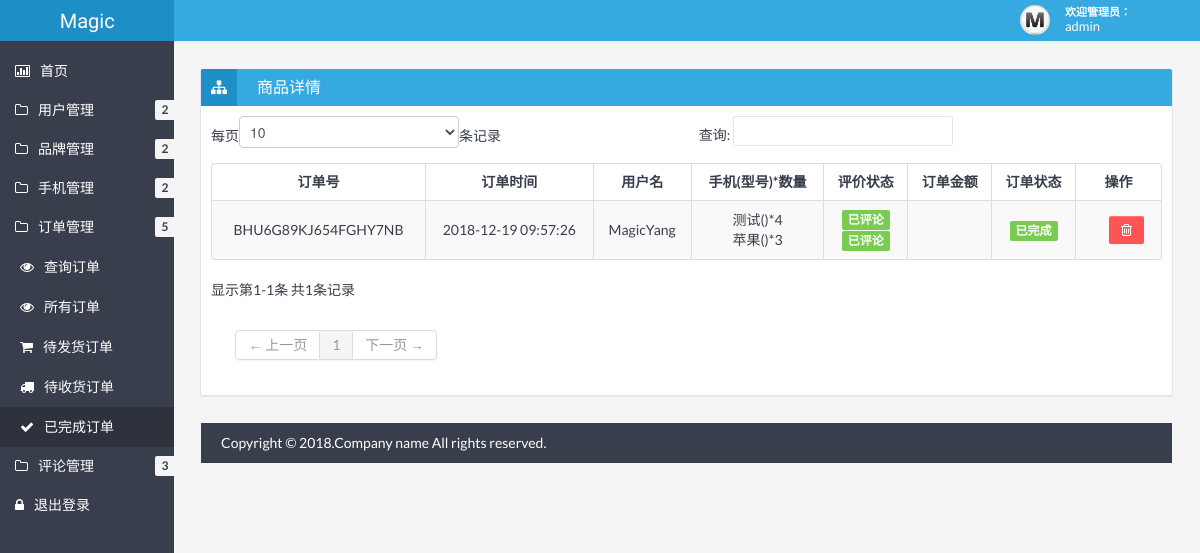
Before: /admin/showOrder.php?method=check&state=2 (signed in) with the older database file.
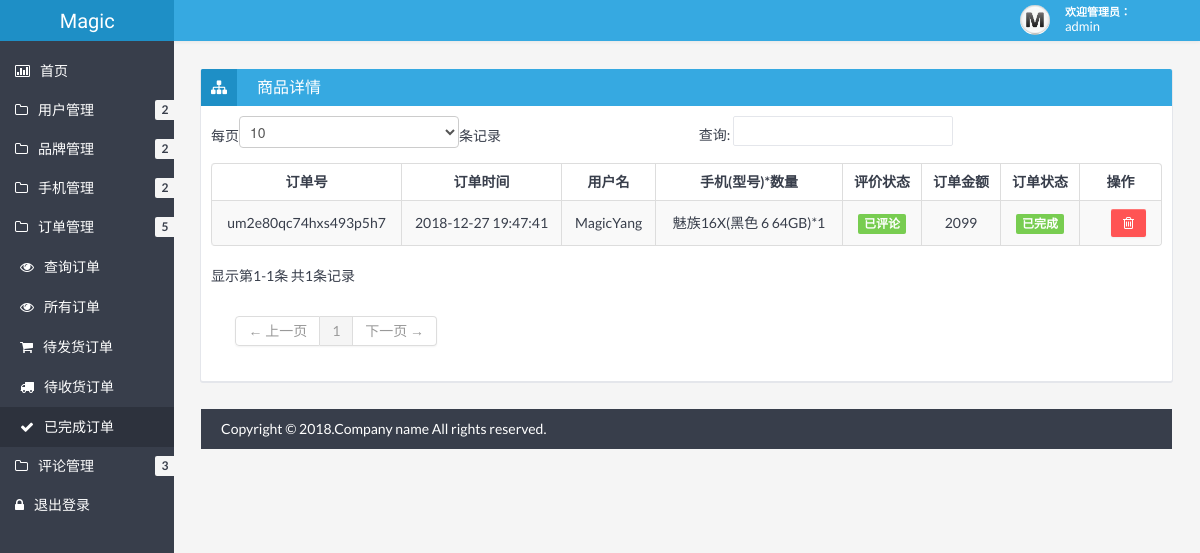
After: the same page with the newer database file.
### tables this page shows
CREATE TABLE `orders` (
  `oid` varchar(20) NOT NULL COMMENT '订单号',
  `odate` datetime NOT NULL COMMENT '订单产生时间',
  `uid` int(11) NOT NULL COMMENT '用户id',
  `goodslist` mediumtext NOT NULL COMMENT '商品列表｛gid：商品id，gnum：购买商品数量｝',
  `state` tinyint(1) NOT NULL COMMENT '订单状态',
  `money` double NOT NULL COMMENT '订单总金额',
  `aid` int(11) DEFAULT NULL COMMENT '地址id',
  PRIMARY KEY (`oid`),
  KEY `uid` (`uid`),
  KEY `aid` (`aid`),
  CONSTRAINT `orders_ibfk_1` FOREIGN KEY (`uid`) REFERENCES `user` (`uid`),
  CONSTRAINT `orders_ibfk_2` FOREIGN KEY (`aid`) REFERENCES `address` (`aid`)
);

CREATE TABLE `user` (
  `uid` int(11) NOT NULL AUTO_INCREMENT COMMENT '用户id',
  `uname` varchar(20) DEFAULT NULL COMMENT '用户名',
  `password` varchar(20) DEFAULT NULL COMMENT '密码',
  `phone` varchar(13) DEFAULT NULL COMMENT '手机号',
  `email` varchar(30) DEFAULT NULL COMMENT '邮箱',
  `state` tinyint(4) DEFAULT '1' COMMENT '状态',
  `level` tinyint(4) DEFAULT '0' COMMENT '权限',
  PRIMARY KEY (`uid`)
);

CREATE TABLE `goods` (
  `gid` int(11) NOT NULL AUTO_INCREMENT COMMENT '商品id',
  `gname` varchar(20) NOT NULL COMMENT '商品名称',
  `introduction` varchar(100) NOT NULL COMMENT '商品详情',
  `picture` varchar(100) NOT NULL DEFAULT '\\php\\admin\\img\\goods\\default.jpg' COMMENT '商品图片地址',
  `cid` int(11) NOT NULL COMMENT '商品类别',
  `type` mediumtext NOT NULL COMMENT '商品型号',
  PRIMARY KEY (`gid`)
);

### admin/showOrder.php (the view, shortened to what this page needs)
<?php
	include "checkLogin.php";
    $con = mysql_connect("118.89.24.240","php","123456");
    if(isset($_GET['method'])){
    	if($_GET['method']=="check"){
    		if($_GET['state']==3){
    		  $sql = 'select * from orders';
    		  $res = mysql_query($sql,$con);
    		}else{
    		  $sql = 'select * from orders where state='.$_GET['state'];
    		  $res = mysql_query($sql,$con);
    		}
    	}
    }
 ?>
<!DOCTYPE html>
<html lang="en">
<head>
	<link href="css/bootstrap.min.css" rel="stylesheet" />
	<link href="css/bootstrap-responsive.min.css" rel="stylesheet" />
	<link href="css/style.min.css" rel="stylesheet" />
	<link href="css/style-responsive.min.css" rel="stylesheet" />
	<link href="css/retina.css" rel="stylesheet" />
<meta http-equiv="Content-Type" content="text/html; charset=utf-8" /></head>
<body>
		<?php include "header.php" ?>
		<div class="container-fluid-full">
		<div class="row-fluid">
			<?php include "banner.php" ?>
			<div id="content" class="span10">
			<div class="row-fluid">
				<div class="box span12">
					<div class="box-header" data-original-title="">
						<h2><i class="icon-sitemap"></i><span class="break"></span>商品详情</h2>
					</div>
					<div class="box-content">
						<table class="table table-striped table-bordered bootstrap-datatable datatable">
						  <thead>
							  <tr>
							  	  <th style="text-align:center;">订单号</th>
							 	  <th style="text-align:center;">订单时间</th>
							  	  <th style="text-align:center;">用户名</th>
							  	  <th style="text-align:center;">手机(型号)*数量</th>
							  	  <th style="text-align:center;">评价状态</th>
								  <th style="text-align:center;">订单金额</th>
								  <th style="text-align:center;">订单状态</th>
								  <th style="text-align:center;">操作</th>
							  </tr>
						  </thead>
						  <tbody>
						  <?php
						  while ($row = mysql_fetch_assoc($res)){
						  	if($row['state']==0){
						  		$tip="label-important";
						  		$state="待发货";
						  	}else if($row['state']==1){
						  		$tip="label-warning";
						  		$state="待收货";
						  	}else{
						  		$tip="label-success";
						  		$state="已完成";
						  	}
							$json_url = $row['goodslist'];
							$goodslist = URLdecode($json_url);
						    $json_data = json_decode($goodslist);
							$item_num = count($json_data);
						    $order = array();
						    foreach((array)$json_data as $item){
						    	$sqls = 'select * from goods where gid = '.$item->gid;
						    	$ress = mysql_query($sqls);
						    	$rows = mysql_fetch_assoc($ress);
						    	if($item->check==0){
						    		$check = '已评论';
						    		$tip2 = 'label-success';
						    	}
						    	else{
						    		$check = '未评论';
						    		$tip2 = 'label-important';
						    	}
							    $goods = array(
							        'gname' => $rows['gname'],
							        'gnum' => $item->gnum,
							        'type' => $item->type,
							        'check' => $check,
							        'tip' => $tip2
						    	);
							    array_push($order,$goods);
							}
						  		$uid = $row['uid'];
								$sqls = 'select * from user where uid = '.$uid;
							    		$ress = mysql_query($sqls);
							    		$rows = mysql_fetch_assoc($ress);
							    $uname = $rows['uname'];
							    $oid = $row['oid'];
								$odate = $row['odate'];
								$money = $row['money'];
						  	echo '
							<tr>
								<td style="text-align:center;vertical-align:middle;" class="center">'.$oid.'</td>
								<td style="text-align:center;vertical-align:middle;" class="center">'.$odate.'</td>
								<td style="text-align:center;vertical-align:middle;" class="center">'.$uname.'</td>
								<td style="text-align:center;vertical-align:middle;" class="center">';
   							foreach($order as $k=>$goods){
   								if($goods["gname"])
						       		echo $goods["gname"]."(".$goods["type"].")*".$goods['gnum']."<br>";
						    }
							echo '
								</td>
								<td style="text-align:center;vertical-align:middle;" class="center">';
								for($i=0;$i<$item_num;$i++)
									echo '<span class="label '.$goods["tip"].'">'.$goods["check"].'</span><br>';
							echo '
								</td>
								<td style="text-align:center;vertical-align:middle;" class="center">'.$money.'</td>
								<td style="text-align:center;vertical-align:middle;" class="center">
									<span class="label '.$tip.'">'.$state.'</span>
								</td>
								<td style="text-align:center;vertical-align:middle;" class="center"> ';
							echo '
									</a>&nbsp;&nbsp;&nbsp;&nbsp;&nbsp;
									<a class="btn btn-danger" href="showOrder.php?method=del&oid='.$row['oid'].'&state='.$row['state'].'">
										<i class="icon-trash "></i>
									</a>
								</td>
							</tr>
							';
						}?>
						  </tbody>
					  </table>
					</div>
				</div>
			</div>
		<?php include "footer.php" ?>
	</div>
</body>
</html>

Changed rows visible on the page:
removed orders: oid "BHU6G89KJ654FGHY7NB", odate "2018-12-19 09:57:26", uid.uname "MagicYang", gname "苹果", gnum "3", check "已评论", state "已完成"
no longer on this page (row edited): goods: gname "测试", cid "4", shown under "BHU6G89KJ654FGHY7NB"
added orders: oid "um2e80qc74hxs493p5h7", odate "2018-12-27 19:47:41", uid.uname "MagicYang", check "已评论", money "2099", state "已完成"
now on this page (row edited): goods: gname "魅族16X", type "黑色 6 64GB", gnum "1", shown under "um2e80qc74hxs493p5h7"
